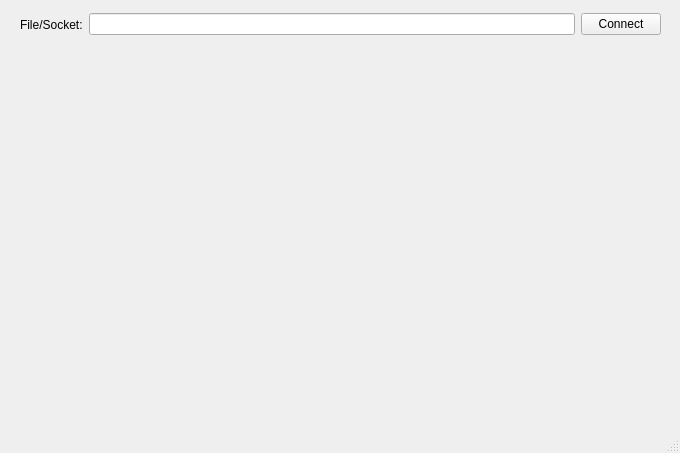
<?xml version="1.0" encoding="UTF-8"?>
<ui version="4.0">
 <class>BibrefMainWindow</class>
 <widget class="QMainWindow" name="BibrefMainWindow">
  <property name="geometry">
   <rect>
    <x>0</x>
    <y>0</y>
    <width>680</width>
    <height>453</height>
   </rect>
  </property>
  <property name="windowTitle">
   <string>MainWindow</string>
  </property>
  <widget class="QWidget" name="centralwidget">
   <widget class="QWidget" name="">
    <property name="geometry">
     <rect>
      <x>20</x>
      <y>10</y>
      <width>641</width>
      <height>29</height>
     </rect>
    </property>
    <layout class="QHBoxLayout" name="horizontalLayout">
     <item>
      <widget class="QLabel" name="label">
       <property name="text">
        <string>File/Socket:</string>
       </property>
      </widget>
     </item>
     <item>
      <widget class="QLineEdit" name="socketFile"/>
     </item>
     <item>
      <widget class="QPushButton" name="connect">
       <property name="text">
        <string>Connect</string>
       </property>
      </widget>
     </item>
    </layout>
   </widget>
  </widget>
  <widget class="QMenuBar" name="menubar">
   <property name="geometry">
    <rect>
     <x>0</x>
     <y>0</y>
     <width>680</width>
     <height>22</height>
    </rect>
   </property>
  </widget>
  <widget class="QStatusBar" name="statusbar"/>
 </widget>
 <resources/>
 <connections/>
</ui>
